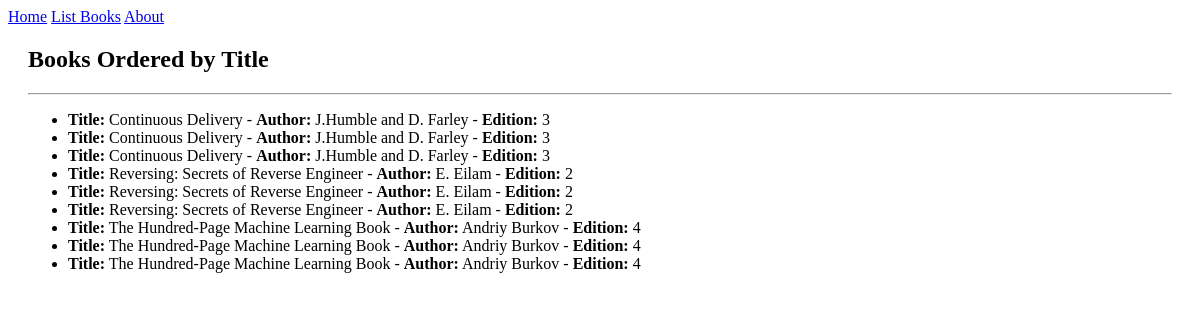
Page /books/lab8/task4/ on the committed database.
### apps/bookmodule/models.py (models this page shows)
class Book(models.Model):
    title = models.CharField(max_length = 50)
    author = models.CharField(max_length = 50)
    price = models.FloatField(default = 0.0)
    edition = models.SmallIntegerField(default = 1)

### apps/bookmodule/views.py (the view)
# urls.py: path('lab8/task4/', views.task4, name='lab8.task4'),
def task4(request):
    mybooks = Book.objects.all().order_by('title')
    return render(request, 'bookmodule/task4.html', {'books': mybooks})

### apps/templates/bookmodule/task4.html (shortened to what this page needs)
{% extends "layouts/base.html" %}
{% block content %}
    <div style="margin: 20px;">
        <h2>Books Ordered by Title</h2>
        <hr>
        <ul>
            {% for book in books %}
                <li><strong>Title:</strong> {{ book.title }} - <strong>Author:</strong> {{ book.author }} - <strong>Edition:</strong> {{ book.edition }}</li>
            {% empty %}
                <p style="color: red;">No books found.</p>
            {% endfor %}
        </ul>
    </div>
{% endblock content %}

### rows in the picture
Book: title "Continuous Delivery", author "J.Humble and D. Farley", edition "3"
Book: title "Continuous Delivery", author "J.Humble and D. Farley", edition "3"
Book: title "Continuous Delivery", author "J.Humble and D. Farley", edition "3"
Book: title "Reversing: Secrets of Reverse Engineer", author "E. Eilam", edition "2"
Book: title "Reversing: Secrets of Reverse Engineer", author "E. Eilam", edition "2"
Book: title "Reversing: Secrets of Reverse Engineer", author "E. Eilam", edition "2"
Book: title "The Hundred-Page Machine Learning Book", author "Andriy Burkov", edition "4"
Book: title "The Hundred-Page Machine Learning Book", author "Andriy Burkov", edition "4"
Book: title "The Hundred-Page Machine Learning Book", author "Andriy Burkov", edition "4"
